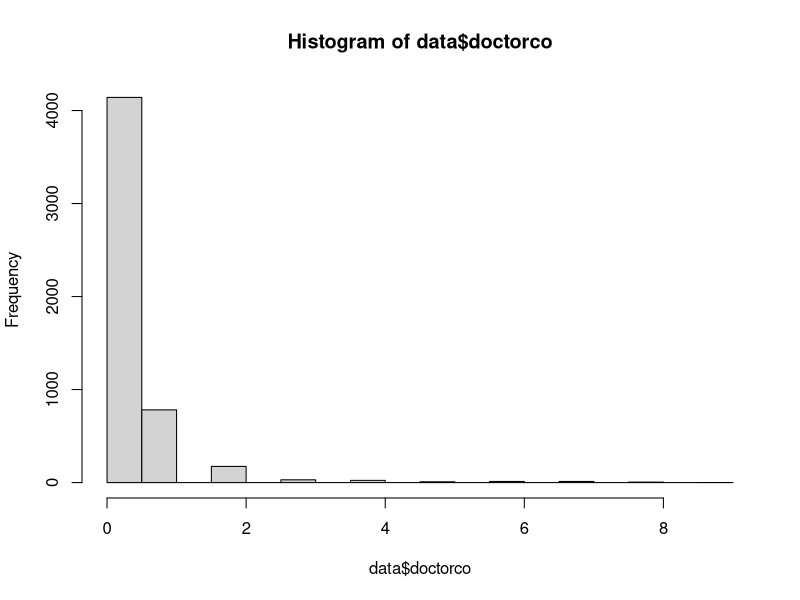

This figure's R source:
## ---- chunk 1
knitr::opts_chunk$set(echo = TRUE)
## ---- chunk 2
library(readr)
library(Hmisc)
data <- read_csv("HealthCareAustralia.csv")
## ---- chunk 3
# Summary statistics for the entire dataset
summary(data)

# Specific summary for 'doctorco' column
summary(data$doctorco)

#histogram for 'doctorco' column
hist(data$doctorco)
## ---- chunk 4
describe(data)
